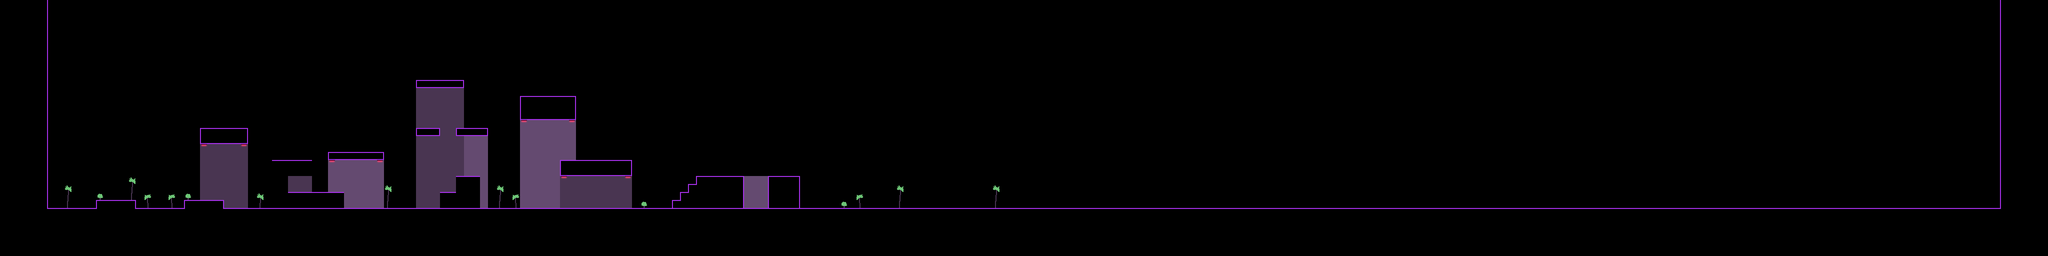

This is a level from a 2D game, rendered from its Tiled map with the project's own tilesets. A one-line summary and the map file follow, with tile-layer data summarised:
An orthogonal 256x32 tile map with 16x16 px tiles, 2 tile layers (tiles, tiles2) and 80 objects (24x points, 6x health, player).

<map version="1.0" orientation="orthogonal" renderorder="right-down" width="256" height="32" tilewidth="16" tileheight="16" nextobjectid="132">
 <tileset firstgid="1" name="neon_tileset" tilewidth="16" tileheight="16" tilecount="64" columns="8">
  <image source="../textures/neon_tileset.png" width="128" height="128" />
 </tileset>
 <layer name="tiles" width="256" height="32">
  <data>[8192 cells, 2355 non-empty, 23 distinct tile ids]</data>
 </layer>
 <layer name="tiles2" width="256" height="32">
  <data>[8192 cells, 8 non-empty, 1 distinct tile ids]</data>
 </layer>
 <objectgroup name="entities">
  <object id="26" name="player" x="208" y="368" width="16" height="16">
   <ellipse />
  </object>
  <object id="62" name="health" x="400" y="224" width="16" height="16">
   <ellipse />
  </object>
  <object id="63" name="health" x="480" y="224" width="16" height="16">
   <ellipse />
  </object>
  <object id="64" name="health" x="1120" y="288" width="16" height="16">
   <ellipse />
  </object>
  <object id="65" name="health" x="1040" y="160" width="16" height="16">
   <ellipse />
  </object>
  <object id="66" name="health" x="1136" y="160" width="16" height="16">
   <ellipse />
  </object>
  <object id="67" name="points" x="848" y="224" width="16" height="16">
   <ellipse />
  </object>
  <object id="68" name="points" x="912" y="224" width="16" height="16">
   <ellipse />
  </object>
  <object id="69" name="points" x="832" y="128" width="16" height="16">
   <ellipse />
  </object>
  <object id="70" name="points" x="912" y="128" width="16" height="16">
   <ellipse />
  </object>
  <object id="71" name="points" x="896" y="128" width="16" height="16">
   <ellipse />
  </object>
  <object id="72" name="points" x="928" y="320" width="16" height="16">
   <ellipse />
  </object>
  <object id="73" name="points" x="880" y="352" width="16" height="16">
   <ellipse />
  </object>
  <object id="74" name="points" x="544" y="288" width="16" height="16">
   <ellipse />
  </object>
  <object id="75" name="points" x="608" y="288" width="16" height="16">
   <ellipse />
  </object>
  <object id="76" name="points" x="672" y="272" width="16" height="16">
   <ellipse />
  </object>
  <object id="77" name="points" x="704" y="272" width="16" height="16">
   <ellipse />
  </object>
  <object id="78" name="points" x="576" y="288" width="16" height="16">
   <ellipse />
  </object>
  <object id="79" name="points" x="1504" y="384" width="16" height="16">
   <ellipse />
  </object>
  <object id="80" name="points" x="1504" y="352" width="16" height="16">
   <ellipse />
  </object>
  <object id="81" name="points" x="1056" y="384" width="16" height="16">
   <ellipse />
  </object>
  <object id="82" name="health" x="1232" y="288" width="16" height="16">
   <ellipse />
  </object>
  <object id="86" name="points" x="736" y="272" width="16" height="16">
   <ellipse />
  </object>
  <object id="87" name="points" x="960" y="224" width="16" height="16">
   <ellipse />
  </object>
  <object id="88" name="points" x="848" y="128" width="16" height="16">
   <ellipse />
  </object>
  <object id="89" name="points" x="864" y="128" width="16" height="16">
   <ellipse />
  </object>
  <object id="90" name="points" x="880" y="128" width="16" height="16">
   <ellipse />
  </object>
  <object id="91" name="points" x="1088" y="384" width="16" height="16">
   <ellipse />
  </object>
  <object id="92" name="points" x="1120" y="384" width="16" height="16">
   <ellipse />
  </object>
  <object id="93" name="points" x="1152" y="384" width="16" height="16">
   <ellipse />
  </object>
  <object id="94" x="148.25" y="374.5" width="16" height="16" />
  <object id="97" x="146.75" y="397.25" width="16" height="16" />
  <object id="98" x="492.25" y="391" width="9.25" height="24.25" />
  <object id="100" x="396.25" y="391.5" width="15.75" height="8.25" />
  <object id="101" x="429" y="381.75" width="8.5" height="17" />
  <object id="102" x="426.5" y="241.75" width="3.25" height="13.25" />
  <object id="103" x="436.75" y="246.75" width="21" height="8.25" />
  <object id="104" x="429.25" y="233.25" width="16" height="6" />
  <object id="105" x="792.25" y="400.75" width="24.25" height="14" />
  <object id="106" x="827.75" y="393.5" width="21.25" height="21.25" />
  <object id="107" x="799" y="371.5" width="43" height="6.25" />
  <object id="108" x="1404.25" y="330" width="43" height="4.75" />
  <object id="109" x="1475" y="328.75" width="72.25" height="3.25" />
  <object id="110" x="1467.75" y="337.5" width="12.5" height="8.5" />
  <object id="111" x="1537.5" y="338.5" width="9.75" height="9.5" />
  <object id="112" x="868.5" y="249.75" width="55.25" height="3.25" />
  <object id="113" x="1072.25" y="179.5" width="12.25" height="12" />
  <object id="114" x="1096.5" y="178" width="10.5" height="12.75" />
  <object id="115" x="1080" y="165.75" width="20.75" height="11.75" />
  <object id="118" x="1603.5" y="356.25" width="11" height="10.25" />
  <object id="119" x="1605.75" y="373.5" width="6.75" height="10.75" />
  <object id="120" x="1606.75" y="398.75" width="6.75" height="11.25" />
  <object id="121" x="1626.25" y="408.5" width="8" height="4.75" />
  <object id="122" x="1621.75" y="386.5" width="11" height="11.25" />
  <object id="123" x="1622.75" y="369.25" width="11.25" height="9.25" />
  <object id="124" x="1642.25" y="382.25" width="14.5" height="18.5" />
  <object id="125" x="1637.5" y="360.75" width="5" height="8.75" />
  <object id="126" x="1620.75" y="348.5" width="10.25" height="9.75" />
  <object id="127" x="1599.75" y="337.5" width="12.5" height="13.25" />
  <object id="128" x="1639.75" y="405.5" width="19.25" height="7" />
  <object id="129" x="1223" y="406.5" width="23.5" height="5.75" />
  <object id="130" x="1254" y="404.75" width="7.5" height="7.25" />
  <object id="131" x="1243.25" y="396.5" width="9" height="6" />
 </objectgroup>
 <objectgroup name="collision" visible="0">
  <object id="45" x="96" y="0">
   <polyline points="0,0 0,416 3904,416 3904,0 0,0" />
  </object>
  <object id="46" x="192" y="400" width="80" height="16" />
  <object id="47" x="368" y="400" width="80" height="16" />
  <object id="48" x="400" y="256" width="96" height="32" />
  <object id="50" x="544" y="320">
   <polyline points="0,0 80,0" />
  </object>
  <object id="51" x="576" y="384">
   <polyline points="0,0 112,0" />
  </object>
  <object id="52" x="656" y="304" width="112" height="16" />
  <object id="53" x="880" y="384">
   <polyline points="0,0 32,0" />
  </object>
  <object id="54" x="912" y="352">
   <polyline points="0,0 48,0" />
  </object>
  <object id="55" x="832" y="256" width="48" height="16" />
  <object id="56" x="912" y="256" width="64" height="16" />
  <object id="57" x="832" y="160" width="96" height="16" />
  <object id="58" x="1120" y="320" width="144" height="32" />
  <object id="59" x="1040" y="192" width="112" height="48" />
  <object id="60" x="1536" y="352" width="64" height="64" />
  <object id="61" x="1344" y="416">
   <polyline points="0,0 0,-16 16,-16 16,-32 32,-32 32,-48 48,-48 48,-64 144,-64 144,0 0,0" />
  </object>
  <object id="85" name="points" x="704" y="272" width="16" height="16">
   <ellipse />
  </object>
 </objectgroup>
</map>
